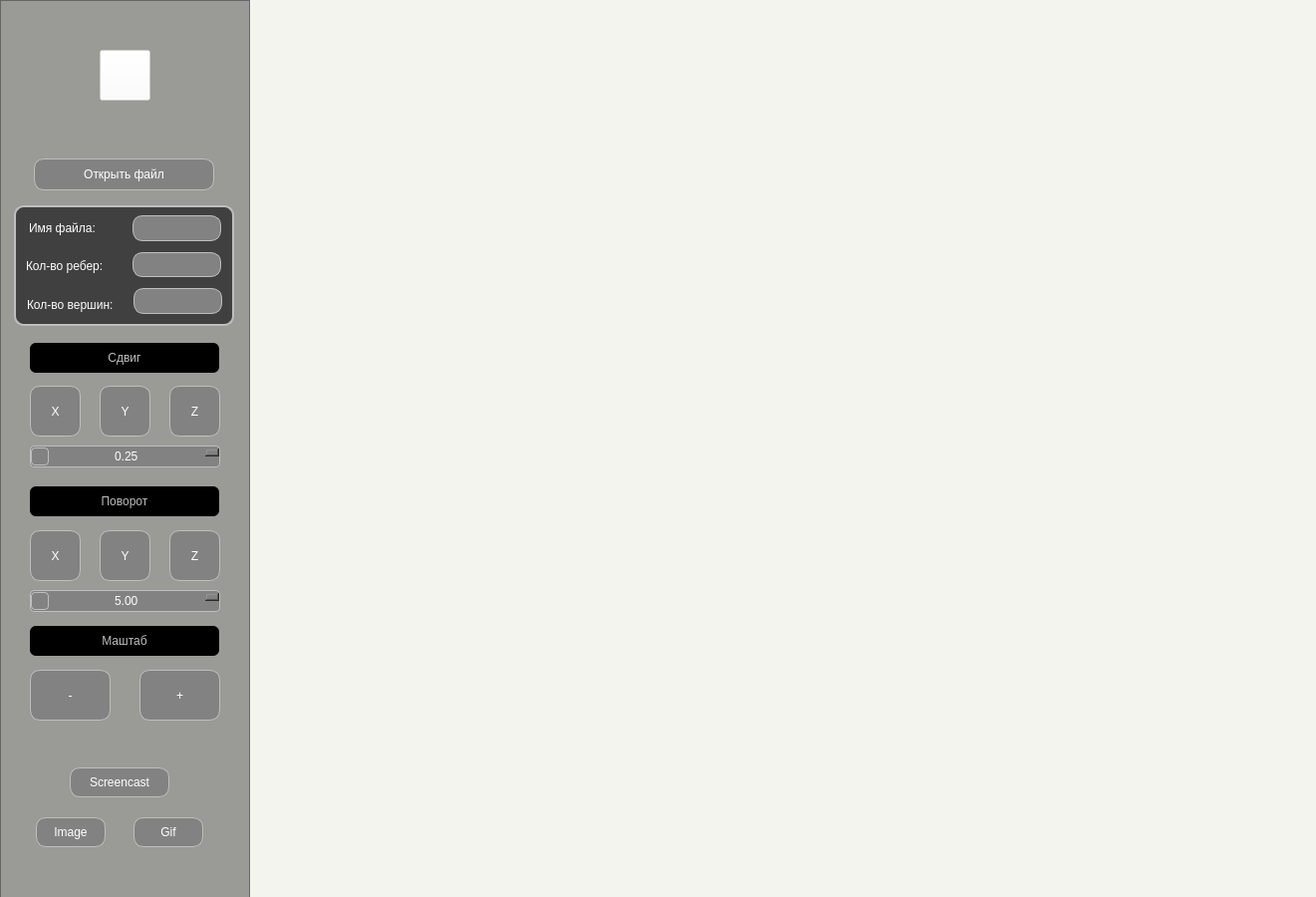
   <widget class="OpenGLWidget" name="widget" native="true">
    <property name="geometry">
     <rect>
      <x>0</x>
      <y>0</y>
      <width>1321</width>
      <height>900</height>
     </rect>
    </property>
    <property name="minimumSize">
     <size>
      <width>1321</width>
      <height>900</height>
     </size>
    </property>
    <property name="maximumSize">
     <size>
      <width>1321</width>
      <height>900</height>
     </size>
    </property>
    <property name="styleSheet">
     <string notr="true">background-color:  #F4F4EF;
</string>
    </property>
    <widget class="QFrame" name="frame_4">
     <property name="geometry">
      <rect>
       <x>0</x>
       <y>0</y>
       <width>251</width>
       <height>905</height>
      </rect>
     </property>
     <property name="styleSheet">
      <string notr="true">QFrame {
background-color: rgba(64, 64, 64, 128);
 border-color: #BEBEBE;
}

QFrame:hover {
background-color: #404040;
 border-color: #BEBEBE;
}</string>
     </property>
     <property name="frameShape">
      <enum>QFrame::StyledPanel</enum>
     </property>
     <property name="frameShadow">
      <enum>QFrame::Raised</enum>
     </property>
     <widget class="QPushButton" name="pushButtonRotateX">
      <property name="geometry">
       <rect>
        <x>30</x>
        <y>532</y>
        <width>51</width>
        <height>51</height>
       </rect>
      </property>
      <property name="styleSheet">
       <string notr="true">QPushButton {
color: rgb(255, 255, 255);
background-color: #828282;
border-color: #BEBEBE;
 border-style: solid;
 border-width:1px;
 border-radius:10px;
}
QPushButton:hover {
color: rgb(230, 230, 230);
background-color: #606060;
border-color: #BEBEBE;
border-style: solid;
border-width:1px;
border-radius:10px;
}
QPushButton:pressed {
    color: rgb(144, 143, 146);
background-color: rgb(16, 94, 46);
border-color: rgb(144, 143, 146);
 border-style: solid;
 border-width:2px;
 border-radius:10px;
}</string>
      </property>
      <property name="text">
       <string>X</string>
      </property>
     </widget>
     <widget class="QFrame" name="frame_3">
      <property name="geometry">
       <rect>
        <x>14</x>
        <y>206</y>
        <width>221</width>
        <height>121</height>
       </rect>
      </property>
      <property name="styleSheet">
       <string notr="true">QFrame {
color: rgb(255, 255, 255);
background-color: #404040;
 border-color: #BEBEBE;
 border-style: solid;
 border-width:2px;
 border-radius:10px;
}
</string>
      </property>
      <property name="frameShape">
       <enum>QFrame::StyledPanel</enum>
      </property>
      <property name="frameShadow">
       <enum>QFrame::Raised</enum>
      </property>
      <widget class="QLabel" name="labelFilename">
       <property name="geometry">
        <rect>
         <x>119</x>
         <y>10</y>
         <width>89</width>
         <height>26</height>
        </rect>
       </property>
       <property name="styleSheet">
        <string notr="true">QLabel {
color: rgb(255, 255, 255);
background-color: #828282;
 border-color: #BEBEBE;
 border-style: solid;
 border-width:1px;
 border-radius:10px;
}
</string>
       </property>
       <property name="text">
        <string/>
       </property>
       <property name="alignment">
        <set>Qt::AlignCenter</set>
       </property>
      </widget>
      <widget class="QLabel" name="labelEdgesCount">
       <property name="geometry">
        <rect>
         <x>119</x>
         <y>47</y>
         <width>89</width>
         <height>25</height>
        </rect>
       </property>
       <property name="styleSheet">
        <string notr="true">QLabel {
color: rgb(255, 255, 255);
background-color: #828282;
 border-color: #BEBEBE;
 border-style: solid;
 border-width:1px;
 border-radius:10px;
}</string>
       </property>
       <property name="text">
        <string/>
       </property>
       <property name="alignment">
        <set>Qt::AlignCenter</set>
       </property>
      </widget>
      <widget class="QLabel" name="labelVertexCount">
       <property name="geometry">
        <rect>
         <x>120</x>
         <y>83</y>
         <width>89</width>
         <height>26</height>
        </rect>
       </property>
       <property name="styleSheet">
        <string notr="true">QLabel {
color: rgb(255, 255, 255);
background-color: #828282;
 border-color: #BEBEBE;
 border-style: solid;
 border-width:1px;
 border-radius:10px;
}</string>
       </property>
       <property name="text">
        <string/>
       </property>
       <property name="alignment">
        <set>Qt::AlignCenter</set>
       </property>
      </widget>
      <widget class="QLabel" name="labelNameFile">
       <property name="geometry">
        <rect>
         <x>15</x>
         <y>11</y>
         <width>99</width>
         <height>23</height>
        </rect>
       </property>
       <property name="minimumSize">
        <size>
         <width>99</width>
         <height>23</height>
        </size>
       </property>
       <property name="maximumSize">
        <size>
         <width>99</width>
         <height>23</height>
        </size>
       </property>
       <property name="styleSheet">
        <string notr="true">QLabel {
color: rgb(255, 255, 255);
background-color: #404040;
 border-color: #BEBEBE;
 border-width:0px;
 border-radius:0px;
}</string>
       </property>
       <property name="text">
        <string>Имя файла:</string>
       </property>
      </widget>
      <widget class="QLabel" name="labelEdges">
       <property name="geometry">
        <rect>
         <x>12</x>
         <y>49</y>
         <width>99</width>
         <height>23</height>
        </rect>
       </property>
       <property name="minimumSize">
        <size>
         <width>99</width>
         <height>23</height>
        </size>
       </property>
       <property name="maximumSize">
        <size>
         <width>99</width>
         <height>23</height>
        </size>
       </property>
       <property name="styleSheet">
        <string notr="true">QLabel {
color: rgb(255, 255, 255);
background-color: #404040;
 border-color: #BEBEBE;
 border-width:0px;
 border-radius:0px;
}</string>
       </property>
       <property name="text">
        <string>Кол-во ребер:</string>
       </property>
      </widget>
      <widget class="QLabel" name="labelVertex">
       <property name="geometry">
        <rect>
         <x>13</x>
         <y>88</y>
         <width>99</width>
         <height>23</height>
        </rect>
       </property>
       <property name="minimumSize">
        <size>
         <width>99</width>
         <height>23</height>
        </size>
       </property>
       <property name="maximumSize">
        <size>
         <width>99</width>
         <height>23</height>
        </size>
       </property>
       <property name="styleSheet">
        <string notr="true">QLabel {
color: rgb(255, 255, 255);
background-color: #404040;
 border-color: #BEBEBE;
 border-width:0px;
 border-radius:0px;
}</string>
       </property>
       <property name="text">
        <string>Кол-во вершин:</string>
       </property>
      </widget>
     </widget>
     <widget class="QLabel" name="labelSettingsAfinRotate">
      <property name="geometry">
       <rect>
        <x>30</x>
        <y>488</y>
        <width>190</width>
        <height>30</height>
       </rect>
      </property>
      <property name="styleSheet">
       <string notr="true">color: #BEBEBE;
background-color: rgb(0, 0, 0);
 border-radius:6px;
</string>
      </property>
      <property name="text">
       <string>Поворот</string>
      </property>
      <property name="alignment">
       <set>Qt::AlignCenter</set>
      </property>
     </widget>
     <widget class="QPushButton" name="pushButtonRotateZ">
      <property name="geometry">
       <rect>
        <x>170</x>
        <y>532</y>
        <width>51</width>
        <height>51</height>
       </rect>
      </property>
      <property name="styleSheet">
       <string notr="true">QPushButton {
color: rgb(255, 255, 255);
background-color: #828282;
border-color: #BEBEBE;
 border-style: solid;
 border-width:1px;
 border-radius:10px;
}
QPushButton:hover {
color: rgb(230, 230, 230);
background-color: #606060;
border-color: #BEBEBE;
border-style: solid;
border-width:1px;
border-radius:10px;
}
QPushButton:pressed {
    color: rgb(144, 143, 146);
background-color: rgb(16, 94, 46);
border-color: rgb(144, 143, 146);
 border-style: solid;
 border-width:2px;
 border-radius:10px;
}</string>
      </property>
      <property name="text">
       <string>Z</string>
      </property>
     </widget>
     <widget class="QDoubleSpinBox" name="doubleSpinBoxRotate">
      <property name="geometry">
       <rect>
        <x>30</x>
        <y>592</y>
        <width>191</width>
        <height>22</height>
       </rect>
      </property>
      <property name="styleSheet">
       <string notr="true">QDoubleSpinBox {
color: rgb(255, 255, 255);
background-color: #828282;
border-color: #BEBEBE;
 border-style: solid;
 border-width:1px;
 border-radius:4px;
}
QDoubleSpinBox:down-button  {
height: 16px;
 width: 16px;
 subcontrol-position: center left;
image: url(:/icon/Icons/left_arrow.png);
border-color: #BEBEBE;
border-style: solid;
 border-width:1px;
 border-radius:4px;
}

QDoubleSpinBox::up-button  {
 height: 16px;
 width: 16px;
 subcontrol-position: center right;
image: url(:/icon/Icons/right_arrow.png);
border-color: #BEBEBE;
border-style: solid;
 border-width:1px;
 border-radius:4px;
}

QDoubleSpinBox:hover {
color: rgb(230, 230, 230);
background-color: #606060;
border-color: #BEBEBE;
 border-style: solid;
 border-width:1px;
 border-radius:4px;
}

QDoubleSpinBox::down-button:pressed {
color: rgb(144, 143, 146);
background-color: rgb(16, 94, 46);
border-color: rgb(144, 143, 146);
 border-style: solid;
 border-width:2px;
 border-radius:4px;
}

QDoubleSpinBox::up-button:pressed {
color: rgb(144, 143, 146);
background-color: rgb(16, 94, 46);
border-color: rgb(144, 143, 146);
 border-style: solid;
 border-width:2px;
 border-radius:4px;
}

</string>
      </property>
      <property name="alignment">
       <set>Qt::AlignCenter</set>
      </property>
      <property name="minimum">
       <double>-360.000000000000000</double>
      </property>
      <property name="maximum">
       <double>360.000000000000000</double>
      </property>
      <property name="singleStep">
       <double>1.000000000000000</double>
      </property>
      <property name="value">
       <double>5.000000000000000</double>
      </property>
     </widget>
     <widget class="QPushButton" name="pushButtonRotateY">
      <property name="geometry">
       <rect>
        <x>100</x>
        <y>532</y>
        <width>51</width>
        <height>51</height>
       </rect>
      </property>
      <property name="styleSheet">
       <string notr="true">QPushButton {
color: rgb(255, 255, 255);
background-color: #828282;
border-color: #BEBEBE;
 border-style: solid;
 border-width:1px;
 border-radius:10px;
}
QPushButton:hover {
color: rgb(230, 230, 230);
background-color: #606060;
border-color: #BEBEBE;
border-style: solid;
border-width:1px;
border-radius:10px;
}
QPushButton:pressed {
    color: rgb(144, 143, 146);
background-color: rgb(16, 94, 46);
border-color: rgb(144, 143, 146);
 border-style: solid;
 border-width:2px;
 border-radius:10px;
}</string>
      </property>
      <property name="text">
       <string>Y</string>
      </property>
     </widget>
     <widget class="QPushButton" name="pushButtonMovingX">
      <property name="geometry">
       <rect>
        <x>30</x>
        <y>387</y>
        <width>51</width>
        <height>51</height>
       </rect>
      </property>
      <property name="styleSheet">
       <string notr="true">QPushButton {
color: rgb(255, 255, 255);
background-color: #828282;
border-color: #BEBEBE;
 border-style: solid;
 border-width:1px;
 border-radius:10px;
}
QPushButton:hover {
color: rgb(230, 230, 230);
background-color: #606060;
border-color: #BEBEBE;
border-style: solid;
border-width:1px;
border-radius:10px;
}
QPushButton:pressed {
    color: rgb(144, 143, 146);
background-color: rgb(16, 94, 46);
border-color: rgb(144, 143, 146);
 border-style: solid;
 border-width:2px;
 border-radius:10px;
}</string>
      </property>
      <property name="text">
       <string>X</string>
      </property>
     </widget>
     <widget class="QLabel" name="labelSettingsAfinMove">
      <property name="geometry">
       <rect>
        <x>30</x>
        <y>344</y>
        <width>190</width>
        <height>30</height>
       </rect>
      </property>
      <property name="styleSheet">
       <string notr="true">color: #BEBEBE;
background-color: rgb(0, 0, 0);
 border-radius:6px;
</string>
      </property>
      <property name="text">
       <string>Сдвиг</string>
      </property>
      <property name="alignment">
       <set>Qt::AlignCenter</set>
      </property>
     </widget>
     <widget class="QPushButton" name="pushButtonMovingZ">
      <property name="geometry">
       <rect>
        <x>170</x>
        <y>387</y>
        <width>51</width>
        <height>51</height>
       </rect>
      </property>
      <property name="styleSheet">
       <string notr="true">QPushButton {
color: rgb(255, 255, 255);
background-color: #828282;
border-color: #BEBEBE;
 border-style: solid;
 border-width:1px;
 border-radius:10px;
}
QPushButton:hover {
color: rgb(230, 230, 230);
background-color: #606060;
border-color: #BEBEBE;
border-style: solid;
border-width:1px;
border-radius:10px;
}
QPushButton:pressed {
    color: rgb(144, 143, 146);
background-color: rgb(16, 94, 46);
border-color: rgb(144, 143, 146);
 border-style: solid;
 border-width:2px;
 border-radius:10px;
}</string>
      </property>
      <property name="text">
       <string>Z</string>
      </property>
     </widget>
     <widget class="QPushButton" name="pushButtonMovingY">
      <property name="geometry">
       <rect>
        <x>100</x>
        <y>387</y>
        <width>51</width>
        <height>51</height>
       </rect>
      </property>
      <property name="styleSheet">
       <string notr="true">QPushButton {
color: rgb(255, 255, 255);
background-color: #828282;
border-color: #BEBEBE;
 border-style: solid;
 border-width:1px;
 border-radius:10px;
}
QPushButton:hover {
color: rgb(230, 230, 230);
background-color: #606060;
border-color: #BEBEBE;
border-style: solid;
border-width:1px;
border-radius:10px;
}
QPushButton:pressed {
    color: rgb(144, 143, 146);
background-color: rgb(16, 94, 46);
border-color: rgb(144, 143, 146);
 border-style: solid;
 border-width:2px;
 border-radius:10px;
}</string>
      </property>
      <property name="text">
       <string>Y</string>
      </property>
     </widget>
     <widget class="QPushButton" name="openFile">
      <property name="geometry">
       <rect>
        <x>34</x>
        <y>159</y>
        <width>181</width>
        <height>32</height>
       </rect>
      </property>
      <property name="styleSheet">
       <string notr="true">QPushButton {
color: rgb(255, 255, 255);
background-color: #828282;
border-color: #BEBEBE;
 border-style: solid;
 border-width:1px;
 border-radius:10px;
}
QPushButton:hover {
color: rgb(230, 230, 230);
background-color: #606060;
border-color: #BEBEBE;
border-style: solid;
border-width:1px;
border-radius:10px;
}
QPushButton:pressed {
    color: rgb(144, 143, 146);
background-color: rgb(16, 94, 46);
border-color: rgb(144, 143, 146);
 border-style: solid;
 border-width:2px;
 border-radius:10px;
}
</string>
      </property>
      <property name="text">
       <string>Открыть файл</string>
      </property>
     </widget>
     <widget class="QDoubleSpinBox" name="doubleSpinBoxMoving">
      <property name="geometry">
       <rect>
        <x>30</x>
        <y>447</y>
        <width>191</width>
        <height>22</height>
       </rect>
      </property>
      <property name="styleSheet">
       <string notr="true">QDoubleSpinBox {
color: rgb(255, 255, 255);
background-color: #828282;
border-color: #BEBEBE;
 border-style: solid;
 border-width:1px;
 border-radius:4px;
}
QDoubleSpinBox:down-button  {
height: 16px;
 width: 16px;
 subcontrol-position: center left;
image: url(:/icon/Icons/left_arrow.png);
border-color: #BEBEBE;
border-style: solid;
 border-width:1px;
 border-radius:4px;
}

QDoubleSpinBox::up-button  {
 height: 16px;
 width: 16px;
 subcontrol-position: center right;
image: url(:/icon/Icons/right_arrow.png);
border-color: #BEBEBE;
border-style: solid;
 border-width:1px;
 border-radius:4px;
}

QDoubleSpinBox:hover {
color: rgb(230, 230, 230);
background-color: #606060;
border-color: #BEBEBE;
 border-style: solid;
 border-width:1px;
 border-radius:4px;
}

QDoubleSpinBox::down-button:pressed {
color: rgb(144, 143, 146);
background-color: rgb(16, 94, 46);
border-color: rgb(144, 143, 146);
 border-style: solid;
 border-width:2px;
 border-radius:4px;
}

QDoubleSpinBox::up-button:pressed {
color: rgb(144, 143, 146);
background-color: rgb(16, 94, 46);
border-color: rgb(144, 143, 146);
 border-style: solid;
 border-width:2px;
 border-radius:4px;
}

</string>
      </property>
      <property name="alignment">
       <set>Qt::AlignCenter</set>
      </property>
      <property name="minimum">
       <double>-100.000000000000000</double>
      </property>
      <property name="maximum">
       <double>100.000000000000000</double>
      </property>
      <property name="singleStep">
       <double>0.100000000000000</double>
      </property>
      <property name="value">
       <double>0.250000000000000</double>
      </property>
     </widget>
     <widget class="QPushButton" name="pushButtonMinusScale">
      <property name="geometry">
       <rect>
        <x>30</x>
        <y>672</y>
        <width>81</width>
        <height>51</height>
       </rect>
      </property>
      <property name="styleSheet">
       <string notr="true">QPushButton {
color: rgb(255, 255, 255);
background-color: #828282;
border-color: #BEBEBE;
 border-style: solid;
 border-width:1px;
 border-radius:10px;
}
QPushButton:hover {
color: rgb(230, 230, 230);
background-color: #606060;
border-color: #BEBEBE;
border-style: solid;
border-width:1px;
border-radius:10px;
}
QPushButton:pressed {
    color: rgb(144, 143, 146);
background-color: rgb(16, 94, 46);
border-color: rgb(144, 143, 146);
 border-style: solid;
 border-width:2px;
 border-radius:10px;
}</string>
      </property>
      <property name="text">
       <string>-</string>
      </property>
     </widget>
     <widget class="QPushButton" name="pushButtonScreencast">
      <property name="geometry">
       <rect>
        <x>70</x>
        <y>770</y>
        <width>100</width>
        <height>30</height>
       </rect>
      </property>
      <property name="minimumSize">
       <size>
        <width>70</width>
        <height>30</height>
       </size>
      </property>
      <property name="maximumSize">
       <size>
        <width>100</width>
        <height>32</height>
       </size>
      </property>
      <property name="styleSheet">
       <string notr="true">QPushButton {
color: rgb(255, 255, 255);
background-color: #828282;
border-color: #BEBEBE;
 border-style: solid;
 border-width:1px;
 border-radius:10px;
}
QPushButton:hover {
color: rgb(230, 230, 230);
background-color: #606060;
border-color: #BEBEBE;
border-style: solid;
border-width:1px;
border-radius:10px;
}
QPushButton:pressed {
    color: rgb(144, 143, 146);
background-color: rgb(16, 94, 46);
border-color: rgb(144, 143, 146);
 border-style: solid;
 border-width:2px;
 border-radius:10px;
}</string>
      </property>
      <property name="text">
       <string>Screencast</string>
      </property>
     </widget>
     <widget class="QLabel" name="labelSettingsAfinScale">
      <property name="geometry">
       <rect>
        <x>30</x>
        <y>628</y>
        <width>190</width>
        <height>30</height>
       </rect>
      </property>
      <property name="styleSheet">
       <string notr="true">color: #BEBEBE;
background-color: rgb(0, 0, 0);
 border-radius:6px;
</string>
      </property>
      <property name="text">
       <string>Маштаб</string>
      </property>
      <property name="alignment">
       <set>Qt::AlignCenter</set>
      </property>
     </widget>
     <widget class="QPushButton" name="pushButtonPlusScale">
      <property name="geometry">
       <rect>
        <x>140</x>
        <y>672</y>
        <width>81</width>
        <height>51</height>
       </rect>
      </property>
      <property name="styleSheet">
       <string notr="true">QPushButton {
color: rgb(255, 255, 255);
background-color: #828282;
border-color: #BEBEBE;
 border-style: solid;
 border-width:1px;
 border-radius:10px;
}
QPushButton:hover {
color: rgb(230, 230, 230);
background-color: #606060;
border-color: #BEBEBE;
border-style: solid;
border-width:1px;
border-radius:10px;
}
QPushButton:pressed {
    color: rgb(144, 143, 146);
background-color: rgb(16, 94, 46);
border-color: rgb(144, 143, 146);
 border-style: solid;
 border-width:2px;
 border-radius:10px;
}</string>
      </property>
      <property name="text">
       <string>+</string>
      </property>
     </widget>
     <widget class="QLabel" name="label_icon">
      <property name="geometry">
       <rect>
        <x>50</x>
        <y>20</y>
        <width>141</width>
        <height>121</height>
       </rect>
      </property>
      <property name="styleSheet">
       <string notr="true">image: url(:/icon/Icons/main.png);
background-color: rgba(0, 0, 0, 0);
</string>
      </property>
      <property name="text">
       <string/>
      </property>
     </widget>
     <widget class="QPushButton" name="pushButtonImage">
      <property name="geometry">
       <rect>
        <x>36</x>
        <y>820</y>
        <width>70</width>
        <height>30</height>
       </rect>
      </property>
      <property name="minimumSize">
       <size>
        <width>70</width>
        <height>30</height>
       </size>
      </property>
      <property name="maximumSize">
       <size>
        <width>100</width>
        <height>32</height>
       </size>
      </property>
      <property name="styleSheet">
       <string notr="true">QPushButton {
color: rgb(255, 255, 255);
background-color: #828282;
border-color: #BEBEBE;
 border-style: solid;
 border-width:1px;
 border-radius:10px;
}
QPushButton:hover {
color: rgb(230, 230, 230);
background-color: #606060;
border-color: #BEBEBE;
border-style: solid;
border-width:1px;
border-radius:10px;
}
QPushButton:pressed {
    color: rgb(144, 143, 146);
background-color: rgb(16, 94, 46);
border-color: rgb(144, 143, 146);
 border-style: solid;
 border-width:2px;
 border-radius:10px;
}</string>
      </property>
      <property name="text">
       <string>Image</string>
      </property>
     </widget>
     <widget class="QPushButton" name="pushButtonGif">
      <property name="geometry">
       <rect>
        <x>134</x>
        <y>820</y>
        <width>70</width>
        <height>30</height>
       </rect>
      </property>
      <property name="minimumSize">
       <size>
        <width>70</width>
        <height>30</height>
       </size>
      </property>
      <property name="maximumSize">
       <size>
        <width>100</width>
        <height>32</height>
       </size>
      </property>
      <property name="styleSheet">
       <string notr="true">QPushButton {
color: rgb(255, 255, 255);
background-color: #828282;
border-color: #BEBEBE;
 border-style: solid;
 border-width:1px;
 border-radius:10px;
}
QPushButton:hover {
color: rgb(230, 230, 230);
background-color: #606060;
border-color: #BEBEBE;
border-style: solid;
border-width:1px;
border-radius:10px;
}
QPushButton:pressed {
    color: rgb(144, 143, 146);
background-color: rgb(16, 94, 46);
border-color: rgb(144, 143, 146);
 border-style: solid;
 border-width:2px;
 border-radius:10px;
}</string>
      </property>
      <property name="text">
       <string>Gif</string>
      </property>
     </widget>
     <widget class="QPushButton" name="easterEgg">
      <property name="geometry">
       <rect>
        <x>100</x>
        <y>50</y>
        <width>51</width>
        <height>51</height>
       </rect>
      </property>
      <property name="styleSheet">
       <string notr="true">background-color: rgba(255, 255, 255, 0);</string>
      </property>
      <property name="text">
       <string/>
      </property>
     </widget>
    </widget>
   </widget>
